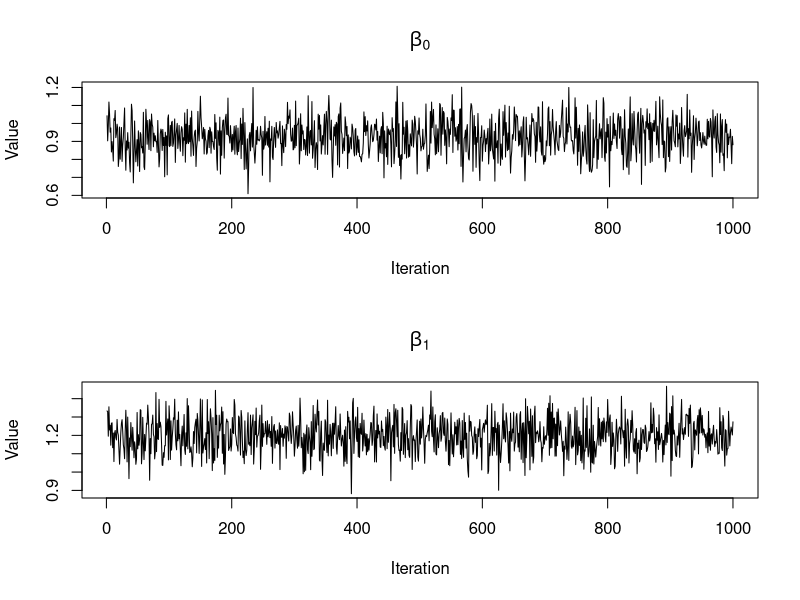
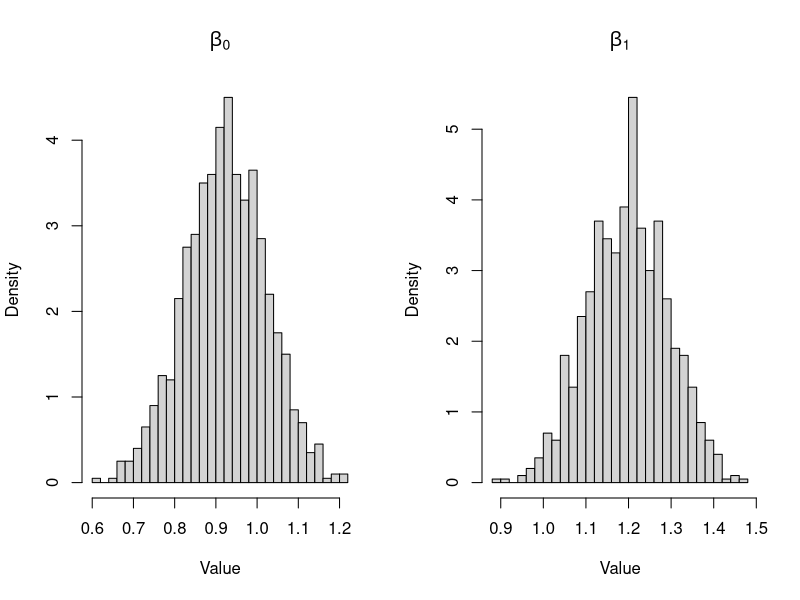
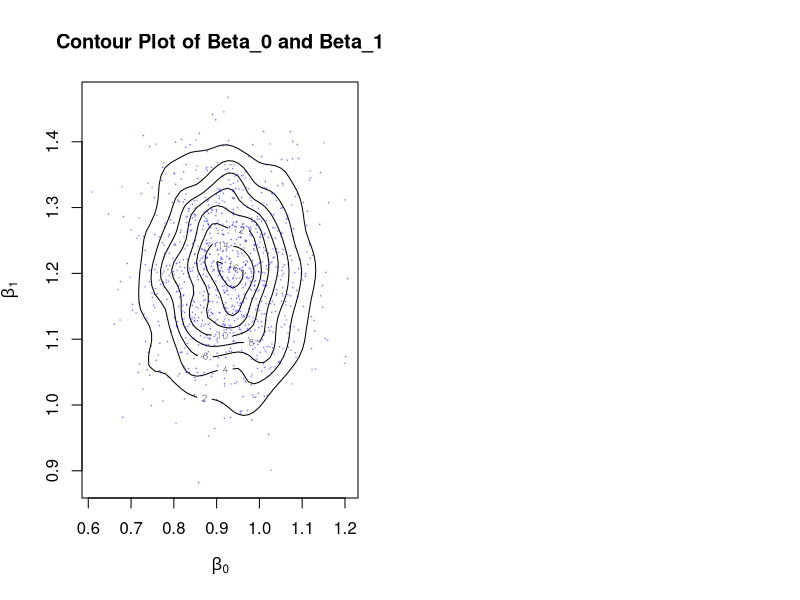

The R source for these figures, in order:
# ==========================================================
# Maestría en Ciencia y Análisis de Datos
# Universidad Mayor de San Andrés
# ----------------------------------------------------------
#   Modelos lineales y modelos lineales generalizados
# ----------------------------------------------------------
#        Rolando Gonzales Martinez, Agosto 2024
# ==========================================================
#         Metodos Bayesianos: Gibbs sampling
# ==========================================================
# Datos simulados
set.seed(666)
n <- 100
x <- rnorm(n, 0, 1)
beta_0_true <- 
beta_1_true <- 
sigma <- 1
y <- beta_0_true + beta_1_true * x + rnorm(n, 0, sigma)

# Inicializar valores
beta_0 <- 0
beta_1 <- 0
n_samples <- 1000

# Almacenar muestras
beta_0_samples <- numeric(n_samples)
beta_1_samples <- numeric(n_samples)

# Parámetros de la prior
mu_0 <- 0
tau_0 <- 10
mu_1 <- 0
tau_1 <- 10

# Gibbs Sampling
for (t in 1:n_samples) {
  # Muestrear beta_0 dado beta_1, y, x
  var_beta_0 <- 1 / (n / sigma^2 + 1 / tau_0^2)
  mean_beta_0 <- var_beta_0 * (sum(y - beta_1 * x) / sigma^2 + mu_0 / tau_0^2)
  beta_0 <- rnorm(1, mean_beta_0, sqrt(var_beta_0))
  
  # Muestrear beta_1 dado beta_0, y, x
  var_beta_1 <- 1 / (sum(x^2) / sigma^2 + 1 / tau_1^2)
  mean_beta_1 <- var_beta_1 * (sum((y - beta_0) * x) / sigma^2 + mu_1 / tau_1^2)
  beta_1 <- rnorm(1, mean_beta_1, sqrt(var_beta_1))
  
  # Almacenar muestras
  beta_0_samples[t] <- beta_0
  beta_1_samples[t] <- beta_1
}

# Graficar las cadenas
par(mfrow = c(2, 1))
plot(beta_0_samples, type = 'l', main = expression(beta[0]), xlab = 'Iteration', ylab = 'Value')
plot(beta_1_samples, type = 'l', main = expression(beta[1]), xlab = 'Iteration', ylab = 'Value')

# Histograma de las muestras
par(mfrow = c(1, 2))
hist(beta_0_samples, breaks = 30, main = expression(beta[0]), xlab = 'Value', probability = TRUE)
hist(beta_1_samples, breaks = 30, main = expression(beta[1]), xlab = 'Value', probability = TRUE)

# Diagrama de contorno
library(MASS)
kde <- kde2d(beta_0_samples, beta_1_samples, n = 50)
contour(kde, main = "Contour Plot of Beta_0 and Beta_1", xlab = expression(beta[0]), ylab = expression(beta[1]))
points(beta_0_samples, beta_1_samples, pch = 20, cex = 0.1, col = rgb(0, 0, 1, 0.3))
